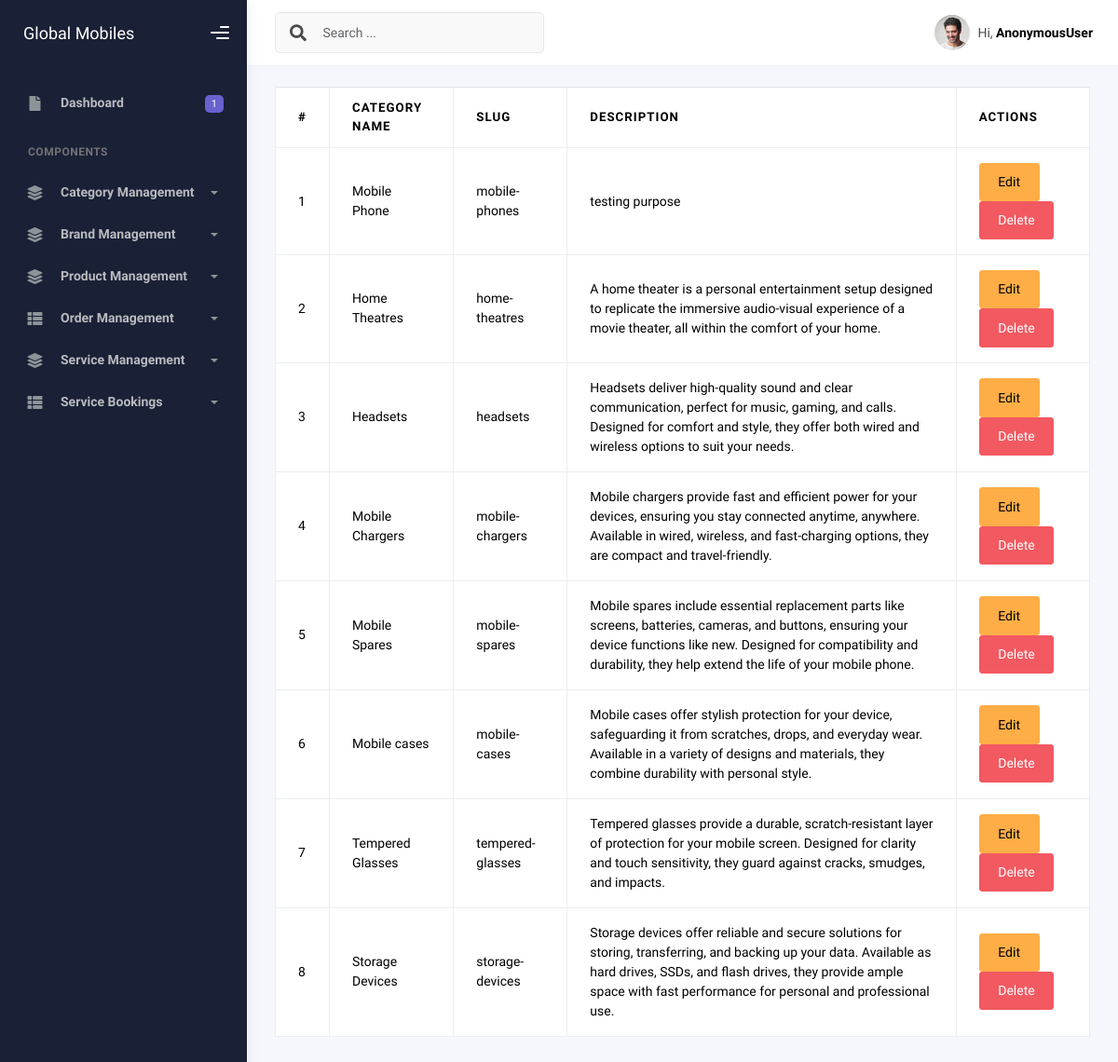
The app's page /manage_category/ with its own data.
### Global_App/models.py (models this page shows, shortened)
class Category(models.Model):
    name = models.CharField(max_length=255, unique=True)
    slug = models.SlugField(unique=True)
    description = models.TextField(blank=True, null=True)
    created_at = models.DateTimeField(auto_now_add=True)
    updated_at = models.DateTimeField(auto_now=True)

### Global_App/views.py (the view)
# urls.py: path("manage_category/",views.manage_category,name="manage_category"),
def manage_category(request):
    data=Category.objects.all()
    return render(request,"manage_category.html",{"data":data})

### templates/manage_category.html (shortened to what this page needs)
<!DOCTYPE html>
<html lang="en">
<head>
</head>
<body>
{% include 'admin_nav.html' %}
<table class="table table-bordered">
    <thead>
        <tr>
            <th>#</th>
            <th>Category Name</th>
            <th>Slug</th>
            <th>Description</th>
            <th>Actions</th>
        </tr>
    </thead>
    <tbody>
        {% for category in data %}
        <tr>
            <td>{{ forloop.counter }}</td>
            <td>{{ category.name }}</td>
            <td>{{ category.slug }}</td>
            <td>{{ category.description }}</td>
            <td>
                <a href="/edit_category/{{category.id}}" class="btn btn-warning">Edit</a>
                <a href="/delete_category/{{category.id}}" class="btn btn-danger">Delete</a>
            </td>
        </tr>
        {% empty %}
        <tr>
            <td colspan="5" class="text-center">No categories available</td>
        </tr>
        {% endfor %}
    </tbody>
</table>
</body>
</html>

### records on screen
Category: name "Mobile Phone", slug "mobile-phones", description "testing purpose"
Category: name "Home Theatres", slug "home-theatres", description "A home theater is a personal entertainment setup designed to replicate the immersive audio-visual experience of a movie theater, all within the comfort of your home."
Category: name "Headsets", slug "headsets", description "Headsets deliver high-quality sound and clear communication, perfect for music, gaming, and calls. Designed for comfort and style, they offer both wired and wireless options to suit your needs."
Category: name "Mobile Chargers", slug "mobile-chargers", description "Mobile chargers provide fast and efficient power for your devices, ensuring you stay connected anytime, anywhere. Available in wired, wireless, and fast-charging options, they are compact and travel-friendly."
Category: name "Mobile Spares", slug "mobile-spares", description "Mobile spares include essential replacement parts like screens, batteries, cameras, and buttons, ensuring your device functions like new. Designed for compatibility and durability, they help extend the life of your mobile phone."
Category: name "Mobile cases", slug "mobile-cases", description "Mobile cases offer stylish protection for your device, safeguarding it from scratches, drops, and everyday wear. Available in a variety of designs and materials, they combine durability with personal style."
Category: name "Tempered Glasses", slug "tempered-glasses", description "Tempered glasses provide a durable, scratch-resistant layer of protection for your mobile screen. Designed for clarity and touch sensitivity, they guard against cracks, smudges, and impacts."
Category: name "Storage Devices", slug "storage-devices", description "Storage devices offer reliable and secure solutions for storing, transferring, and backing up your data. Available as hard drives, SSDs, and flash drives, they provide ample space with fast performance for personal and professional use."

### other values on screen
{{ request.user }} "AnonymousUser"
